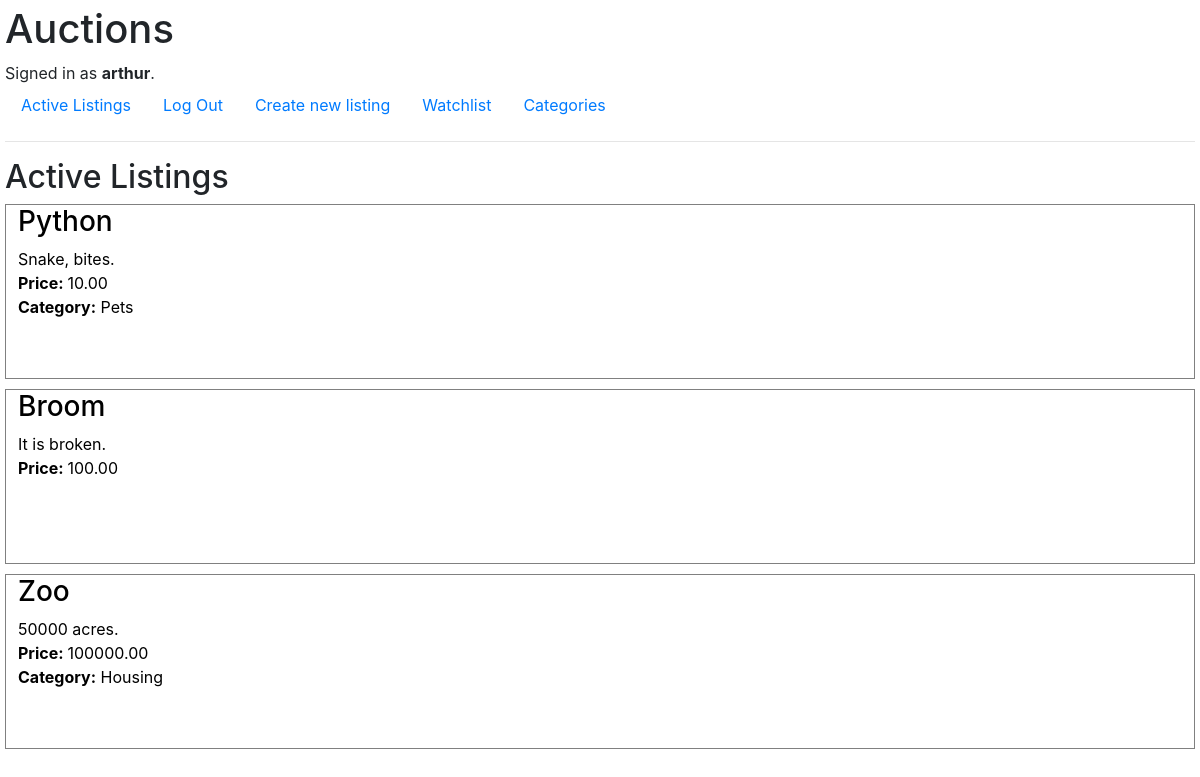
Screenshot of / (signed in) with the database file from the repository.
### auctions/models.py (models this page shows, shortened)
class User(AbstractUser):
    watchlist = models.ManyToManyField(
        "Listing", blank=True, related_name="watchers")

class Listing(models.Model):
    user = models.ForeignKey(
        settings.AUTH_USER_MODEL, on_delete=CASCADE, related_name="owner")
    bidder = models.ForeignKey(
        settings.AUTH_USER_MODEL,
        on_delete=SET_NULL,
        null=True,
        blank=True,
        related_name="bidder"
    )
    active = models.BooleanField(default=True)
    title = models.CharField(max_length=100)
    description = models.CharField(max_length=1000)
    price = MoneyField(
        verbose_name="Starting bid in $:",
        max_digits=14, decimal_places=2, default_currency="USD")
    image = models.ImageField(upload_to="uploads/",
                              verbose_name="Product image", blank=True)
    category = models.ForeignKey(
        "Category",
        on_delete=SET_NULL,
        max_length=100,
        blank=True,
        null=True,
        related_name="listings")
    category_text = models.CharField(max_length=100, blank=True, null=True, verbose_name="Category")

### auctions/views.py (the view)
# urls.py: path("", views.index, name="index"),
def index(request):
    return render(request, "auctions/index.html", {
        "listings": Listing.objects.filter(
            active=True
        )
    })

### auctions/templates/auctions/index.html (shortened to what this page needs)
{% extends "auctions/layout.html" %}
{% block body %}
    <h2>Active Listings </h2>
    <div class="listings-cont">
        {% for listing in listings%}
        <a href={% url "listing" listing.id %} class="listing-item-cont">
            <div class="text-cont">
                <div class="title-cont">
                    <h3>{{listing.title}}</h3>
                </div>
                <div class="description-cont">
                    {{listing.description}}
                </div>
                <div class="price-cont">
                    <strong> Price: </strong> {{listing.price}}
                </div>
                {%if listing.category != None %}
                    <div class="category-cont">
                        <strong>Category:</strong> {{listing.category_text}}
                    </div>
                {% endif %}
            </div>
        </a>
        {%empty%}
        <h3>There are currently no active listings</h3>
        {%endfor%}
    </div>
{% endblock %}

### auctions/templates/auctions/layout.html (shortened to what this page needs)
{% load static %}
<!DOCTYPE html>
<html lang="en">
    <head>
        <link rel="stylesheet" href="https://stackpath.bootstrapcdn.com/bootstrap/4.4.1/css/bootstrap.min.css">
        <link href="{% static 'auctions/styles.css' %}" rel="stylesheet">
    </head>
    <body>
        <h1>Auctions</h1>
        <div>
            {% if user.is_authenticated %}
                Signed in as <strong>{{ user.username }}</strong>.
            {% else %}
                Not signed in.
            {% endif %}
        </div>
        <ul class="nav">
            <li class="nav-item">
                <a class="nav-link" href="{% url 'index' %}">Active Listings</a>
            </li>
            {% if user.is_authenticated %}
                <li class="nav-item">
                    <a class="nav-link" href="{% url 'logout' %}">Log Out</a>
                </li>
                <li class="nav-item">
                    <a class="nav-link" href="{% url 'new-listing' %}">Create new listing</a>
                </li>
                <li class="nav-item">
                    <a href="{% url "user-watchlist" %}" class="nav-link">Watchlist</a>
                </li>
            {% endif %}
                <li class="nav-item">
                    <a href="{% url "categories" %}" class="nav-link">Categories</a>
                </li>
        </ul>
        <hr>
        {% block body %}
        {% endblock %}
    </body>
</html>

### auctions/static/auctions/styles.css (style rules this page uses)
body { padding: 5px; }
.listings-cont .listing-item-cont { text-decoration: none; color: black; border: 1px solid grey; display: -webkit-box; display: -ms-flexbox; display: flex; -webkit-box-orient: horizontal; -webkit-box-direction: normal; -ms-flex-direction: row; flex-direction: row; height: 175px; margin-bottom: 10px; }
.listings-cont .text-cont { -ms-flex-preferred-size: 70%; flex-basis: 70%; padding-left: 1vw; -webkit-box-flex: 1; -ms-flex-positive: 1; flex-grow: 1; }

### rows the page displays
User: username "arthur"
Listing: title "Python", description "Snake, bites.", price "10.00", category_text "Pets"
Listing: title "Broom", description "It is broken.", price "100.00"
Listing: title "Zoo", description "50000 acres.", price "100000.00", category_text "Housing"
